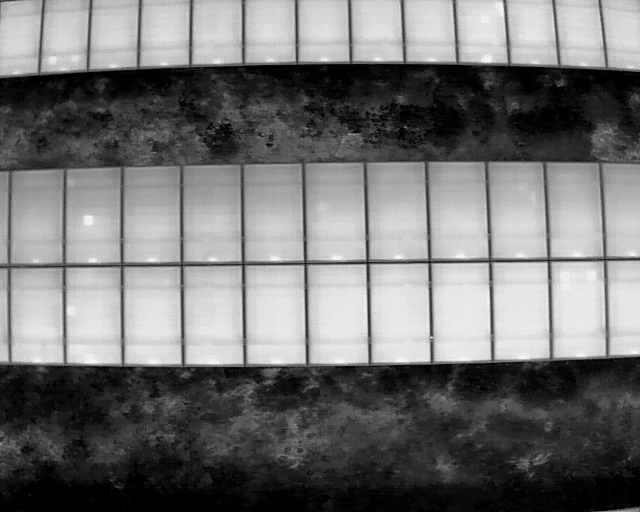
//> input picture IQ/0002.jpeg, 640 x 512 px
$ ./changes   (built with g++ and OpenCV 4)
//> lines starting //> are read from the running program, lines starting //| are printed output that depends on the picture; after the words box and inside, x2 and y2 are one past the last pixel; in counts of white or black regions, pixels touching at a corner belong together
#include <iostream>
#include <vector>

#include <opencv2/core.hpp>
#include <opencv2/highgui.hpp>
#include <opencv2/imgproc.hpp>

using namespace std;
using namespace cv;


int main() {

    Mat inimg,imgsrc,detectimgsrc,detectimgsrcP, detectimgsrcPgray;

    imgsrc= imread("/home/learn/Documents/cv/practice/projects/HoughP/0002.jpeg");
//> imgsrc is the input picture: 512 rows x 640 cols, CV_8UC3; min 0, max 249, mean 115.2

    cvtColor(imgsrc, imgsrc, COLOR_BGR2GRAY);
//> imgsrc: 512 rows x 640 cols, CV_8UC1

    //cout << inimg.type() << endl;
    //cout << inimg.channels() << endl;

    threshold(imgsrc,imgsrc,0,255,THRESH_BINARY|THRESH_OTSU);
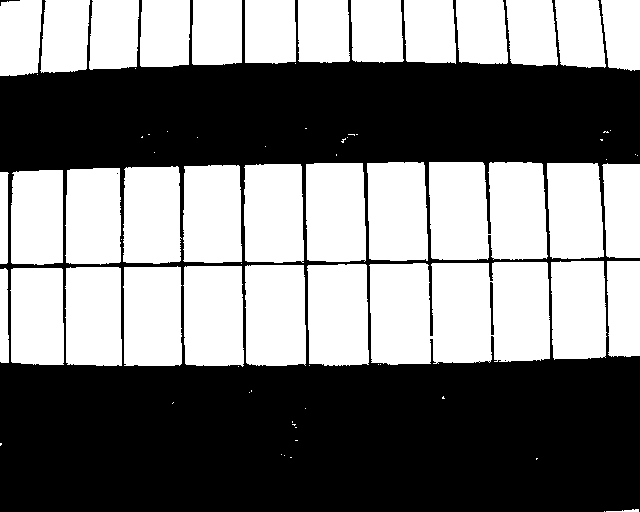
//> imgsrc: 512 rows x 640 cols, CV_8UC1; 48.3% white; 77 white regions (42 under 20 px), largest, box (x1, y1, x2, y2) and area: (369, 262, 550, 365) 17262, (429, 162, 548, 260) 10900, (245, 265, 306, 366) 5969


    // [9 lines of commented-out code are left out]

    imgsrc.copyTo(detectimgsrcP);

    // Probabilistic Line Transform
    Canny(imgsrc, detectimgsrcP, 110, 220, 3, true);
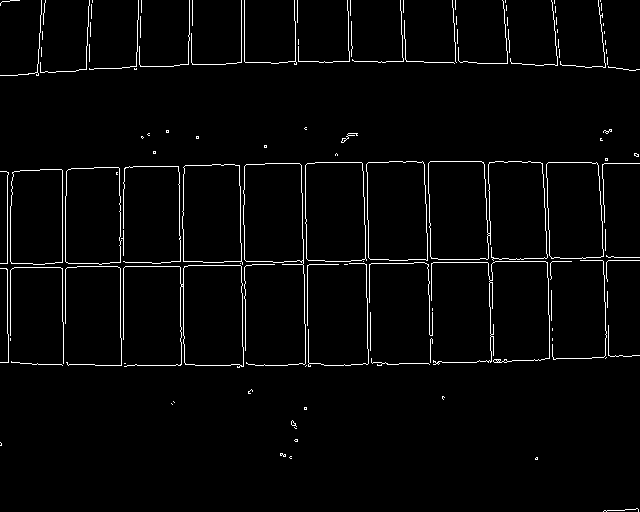
//> detectimgsrcP: 512 rows x 640 cols, CV_8UC1; 2.7% white in thin lines or dots

    imshow("Edge Detection P", detectimgsrcP);
    waitKey(0);
     // [7 lines of commented-out code are left out]


    vector<Vec4i> linesP;         // will hold the results of the detection
    vector<Vec4i> linesPagain;
    vector<Vec4i> linesPagainagain;


    double t = (double)getTickCount();
    HoughLinesP(detectimgsrcP, linesP, 1, CV_PI / 180, 20 ,15, 7);
//> linesP = 175 lines (x1, y1, x2, y2), first 8: [414, 363, 544, 359], [424, 62, 534, 64], [224, 261, 272, 261], [333, 61, 423, 61], [246, 164, 264, 164], [123, 339, 123, 182], [62, 321, 62, 170], [324, 365, 350, 365]
    t = ((double)getTickCount() - t)/getTickFrequency();

    imshow("After HoughP and before line drawing", detectimgsrcP);
    waitKey(0);

    //imwrite ("/home/learn/Documents/cv/practice/projects/HoughP/hpResult2_180_50_20_10_After HoughP and before line drawing.png", detectimgsrcP);


    cout << t << endl;
    for (size_t i = 0; i < linesP.size(); i++)
    {
            cout << linesP[i] << endl;
    }
//> this loop made 175 passes
//| [414, 363, 544, 359]
//| [424, 62, 534, 64]
//| [224, 261, 272, 261]
//| [333, 61, 423, 61]
//| [246, 164, 264, 164]
//| [123, 339, 123, 182]
//| [62, 321, 62, 170]
//| [324, 365, 350, 365]
//> (output is shown up to pass 8 of 175)

    cout << linesP[0] << endl;
//| [414, 363, 544, 359]

    cout << linesP.size() << endl;
//| 175

    cvtColor(detectimgsrcP, detectimgsrcP, COLOR_GRAY2BGR);
//> detectimgsrcP: 512 rows x 640 cols, CV_8UC3; 2.7% white in thin lines or dots

    //cout << detectimgsrcP.type() << endl;
    //cout << detectimgsrcP.channels() << endl;


    // Draw the lines
    for (size_t i = 0; i < linesP.size(); i++)
    {
        Vec4i l = linesP[i];
        line(detectimgsrcP, Point(l[0], l[1]), Point(l[2], l[3]), Scalar(0, 0, 255), 1, LINE_AA);
    }
//> this loop made 175 passes
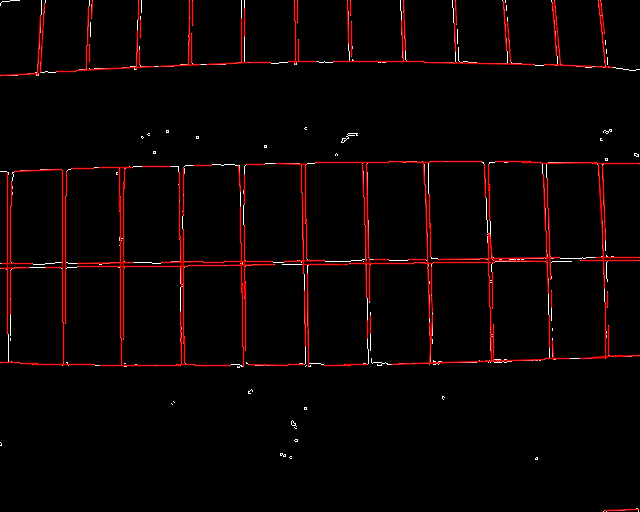
//> detectimgsrcP: 512 rows x 640 cols, CV_8UC3; mean B, G, R 2.2, 2.2, 10

    cvtColor(detectimgsrcP, detectimgsrcP, COLOR_BGR2GRAY);
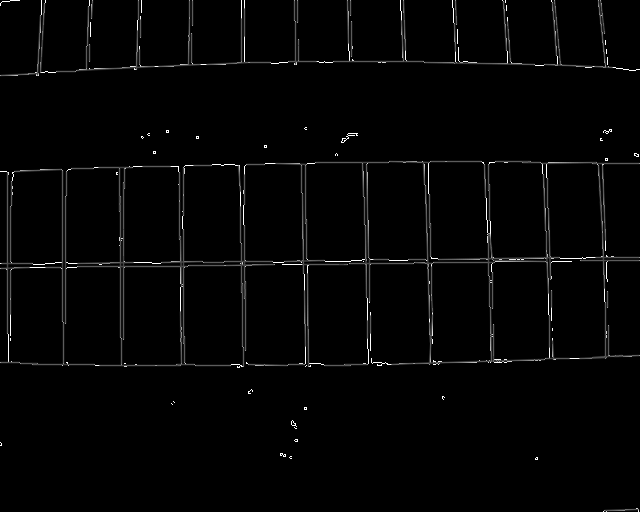
//> detectimgsrcP: 512 rows x 640 cols, CV_8UC1; min 0, max 255, mean 4.5

    //imshow("Line Detection P", detectimgsrcP);
    //imwrite ("/home/learn/Documents/cv/practice/projects/HoughP/hpResult1_180_20_10_5.png", detectimgsrcP);

    HoughLinesP(detectimgsrcP, linesPagain, 1, CV_PI / 180, 20 ,15, 7);
//> linesPagain = 269 lines (x1, y1, x2, y2), first 8: [0, 268, 274, 263], [438, 260, 572, 258], [302, 265, 556, 261], [20, 364, 309, 364], [240, 365, 310, 365], [0, 363, 94, 363], [94, 267, 550, 260], [377, 365, 639, 356]

    cout << linesPagain.size() << endl;
//| 269


    cvtColor(detectimgsrcP, detectimgsrcP, COLOR_GRAY2BGR);
//> detectimgsrcP: 512 rows x 640 cols, CV_8UC3


    for (size_t i = 0; i < linesPagain.size(); i++)
    {
        Vec4i l = linesPagain[i];
        line(detectimgsrcP, Point(l[0], l[1]), Point(l[2], l[3]), Scalar(0, 0, 255), 1, LINE_AA);
    }
//> this loop made 269 passes
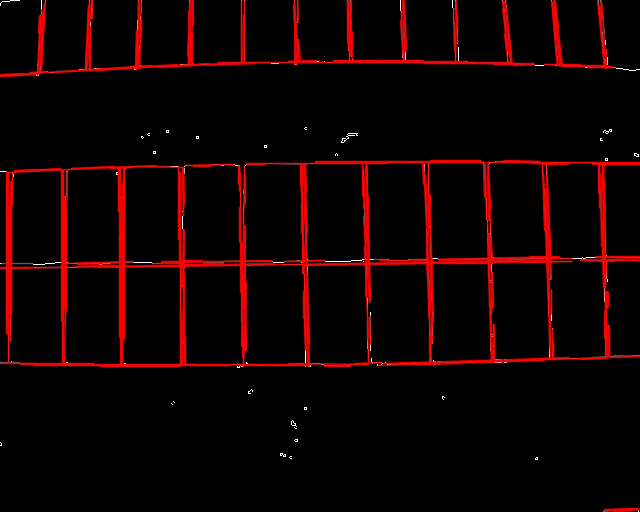
//> detectimgsrcP: 512 rows x 640 cols, CV_8UC3; mean B, G, R 1.1, 1.1, 17.1


    // imshow("Line Detection P", detectimgsrcP);
    // imwrite ("/home/learn/Documents/cv/practice/projects/HoughP/hpResult1_180_20_10_7.png", detectimgsrcP);

    // HOUGH P FOR THE THIRD TIME

    cvtColor(detectimgsrcP, detectimgsrcP, COLOR_BGR2GRAY);
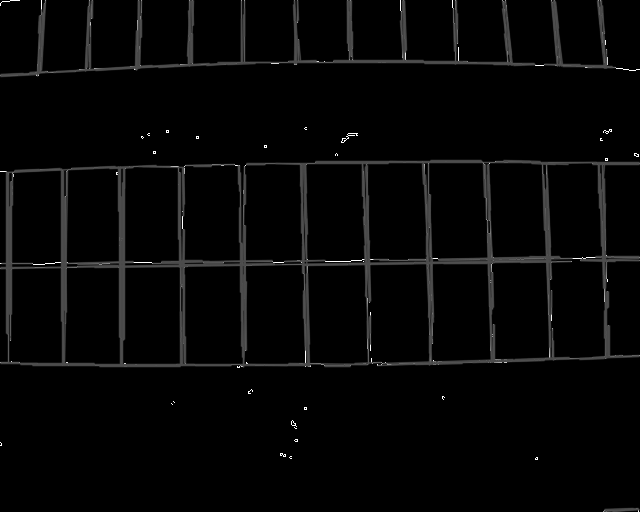
//> detectimgsrcP: 512 rows x 640 cols, CV_8UC1; min 0, max 255, mean 5.9

// //     //imshow("Line Detection P", detectimgsrcP);


    HoughLinesP(detectimgsrcP, linesPagainagain, 1, CV_PI / 180, 20 ,15, 7);
//> linesPagainagain = 318 lines (x1, y1, x2, y2), first 8: [284, 261, 350, 261], [94, 268, 639, 258], [246, 164, 482, 160], [0, 268, 307, 262], [0, 363, 492, 363], [354, 362, 526, 362], [0, 73, 255, 64], [556, 66, 616, 67]

    cout << linesPagainagain.size() << endl;
//| 318

    cvtColor(detectimgsrcP, detectimgsrcP, COLOR_GRAY2BGR);
//> detectimgsrcP: 512 rows x 640 cols, CV_8UC3

    for (size_t i = 0; i < linesPagainagain.size(); i++)
    {
        Vec4i l = linesPagainagain[i];
        line(detectimgsrcP, Point(l[0], l[1]), Point(l[2], l[3]), Scalar(0, 0,255), 1, LINE_AA);
    }
//> this loop made 318 passes
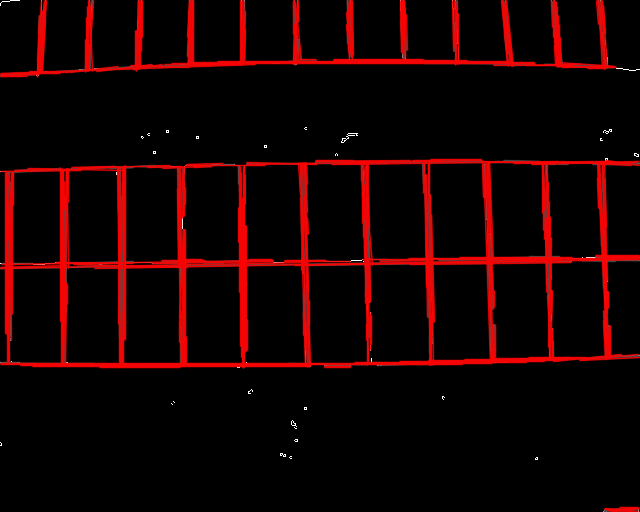
//> detectimgsrcP: 512 rows x 640 cols, CV_8UC3; mean B, G, R 1.2, 1.2, 23

    // [8 lines of commented-out code are left out]

    imshow("Line Detection P after morpholgicals ops", detectimgsrcP);

    imwrite ("/home/learn/Documents/cv/practice/projects/HoughP/hpResult1_180_20_10_5.png", detectimgsrcP);

    // [56 lines of commented-out code are left out]

    waitKey(0);


}

$ run again, with IQ/0001.png saved as IQ/0002.jpeg
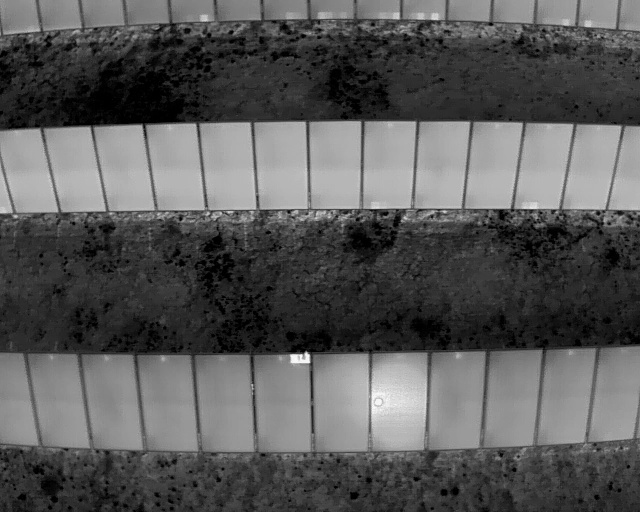
//> input picture IQ/0001.png, 640 x 512 px
//> imgsrc is the input picture: 512 rows x 640 cols, CV_8UC3; min 0, max 254, mean 89.2
//> `threshold(imgsrc,imgsrc,0,255,THRESH_BINARY|THRESH_OTSU);`:
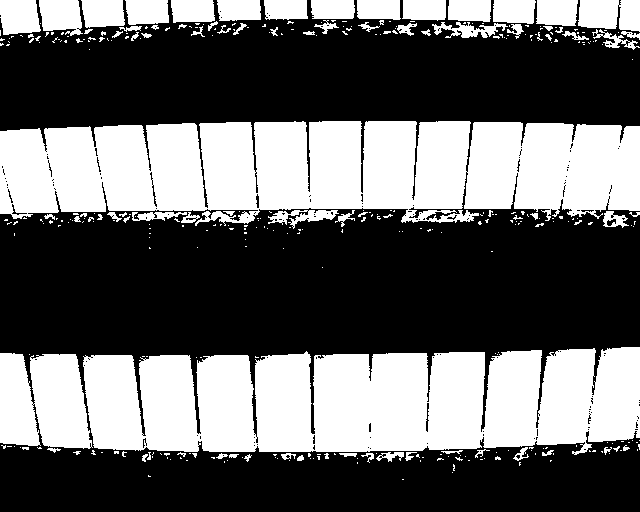
//> imgsrc: 512 rows x 640 cols, CV_8UC1; 40.5% white; 372 white regions (296 under 20 px), largest, box (x1, y1, x2, y2) and area: (0, 121, 640, 226) 54884, (83, 347, 640, 455) 50439, (0, 353, 93, 449) 7458
//> linesP = 383 lines (x1, y1, x2, y2), first 8: [208, 451, 370, 451], [292, 208, 567, 208], [71, 447, 149, 451], [427, 210, 467, 210], [112, 220, 165, 219], [394, 33, 413, 33], [401, 221, 487, 221], [12, 212, 58, 212]
//> the loop `for (size_t i = 0; i < linesP.size(); i++)` made 383 passes
//| [208, 451, 370, 451]
//| [292, 208, 567, 208]
//| [71, 447, 149, 451]
//| [427, 210, 467, 210]
//| [112, 220, 165, 219]
//> (output is shown up to pass 5 of 383)
//| [208, 451, 370, 451]
//| 383
//> the loop `for (size_t i = 0; i < linesP.size(); i++)` made 383 passes
//> linesPagain = 549 lines (x1, y1, x2, y2), first 8: [69, 218, 103, 218], [432, 24, 482, 23], [352, 210, 527, 207], [394, 27, 409, 28], [146, 216, 276, 216], [208, 451, 291, 453], [193, 450, 418, 453], [561, 34, 637, 35]
//| 549
//> the loop `for (size_t i = 0; i < linesPagain.size(); i++)` made 549 passes
//> linesPagainagain = 567 lines (x1, y1, x2, y2), first 8: [451, 33, 550, 35], [12, 210, 474, 210], [248, 17, 383, 24], [100, 33, 149, 32], [42, 224, 95, 223], [394, 27, 415, 27], [383, 31, 461, 31], [314, 26, 381, 26]
//| 567
//> the loop `for (size_t i = 0; i < linesPagainagain.size(); i++)` made 567 passes
//> after the loop `for (size_t i = 0; i < linesPagainagain.size(); i++)`:
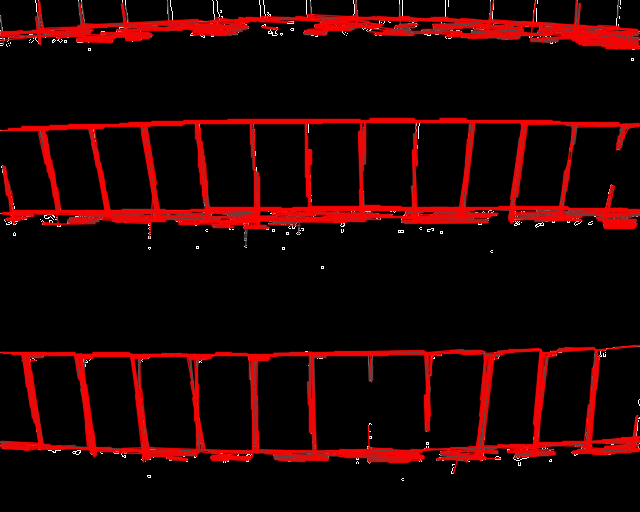
//> detectimgsrcP: 512 rows x 640 cols, CV_8UC3; mean B, G, R 2.7, 2.7, 31.1
